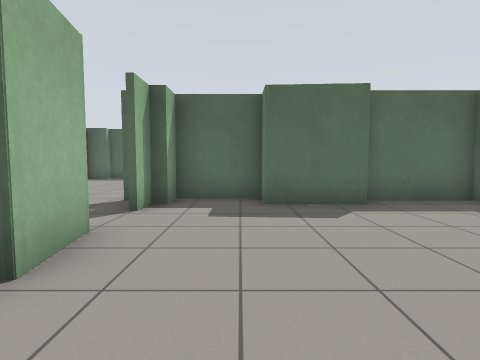
View 1 (above)

20 first-person views from a walk through a robot-simulator world made for Gazebo. The camera is 0.94 m above the floor, tilts 4° down and sees 80° across. The floor is counted in squares, 1 m on a side. Each view is taken from the middle of a square. On the plan, view 1 faces up. The plan holds only what a view shows up to about 11 squares ahead; the rest is blank. The place goes on beyond the plan. Gazebo's built-in surfaces are drawn with simple patterns.

View 2
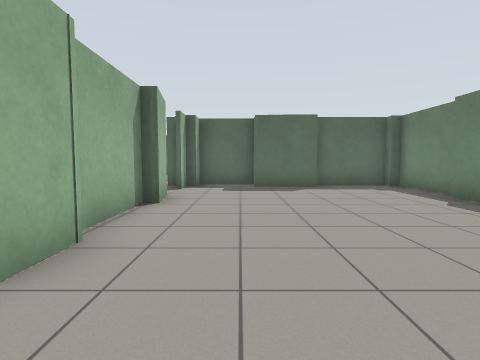

View 3
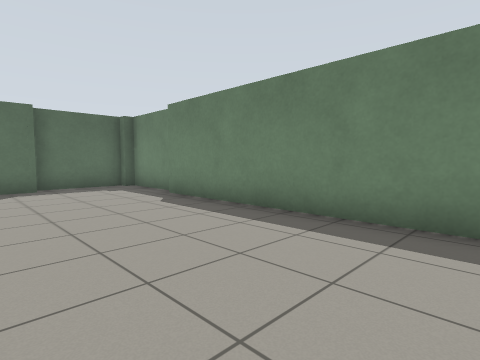

View 4
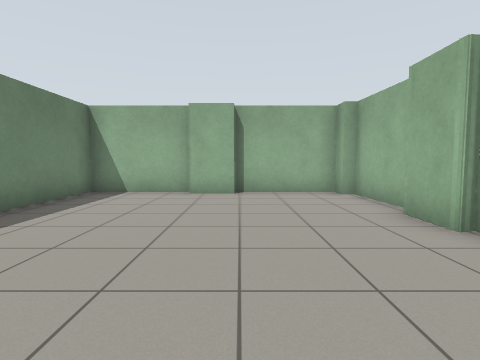

View 5
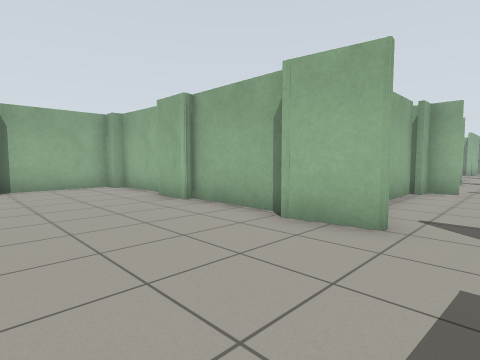

View 6
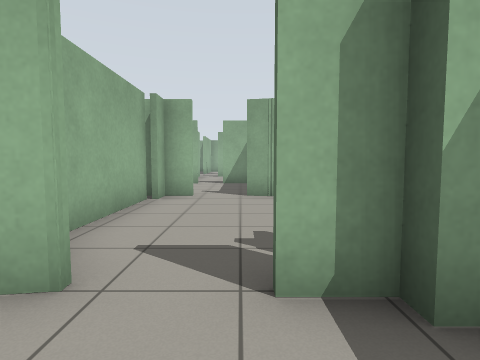

View 7
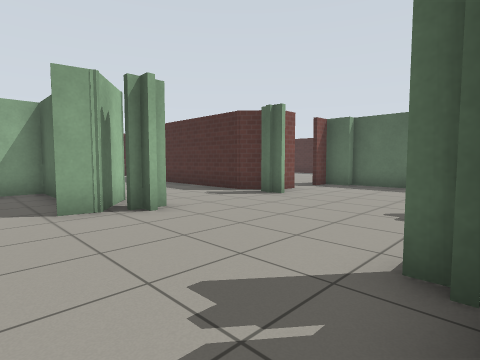

View 8
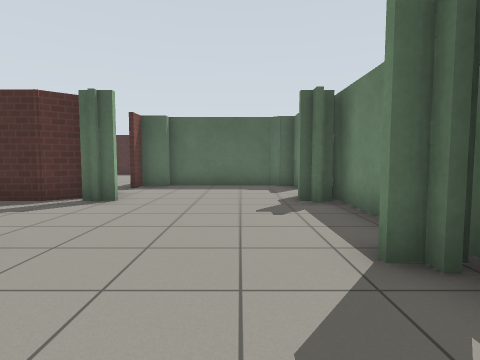

View 9
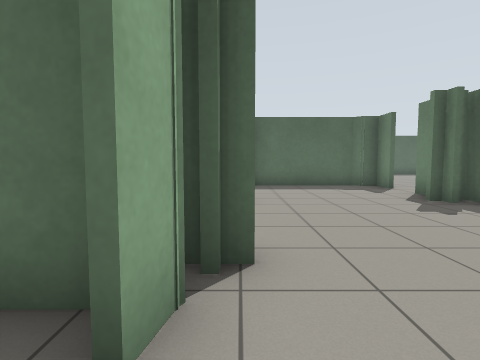

View 10
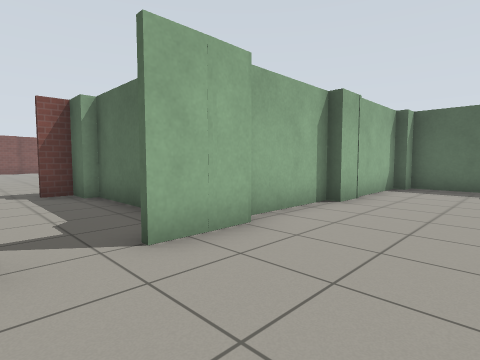

View 11
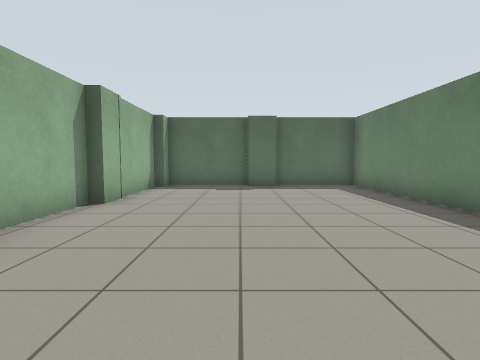

View 12
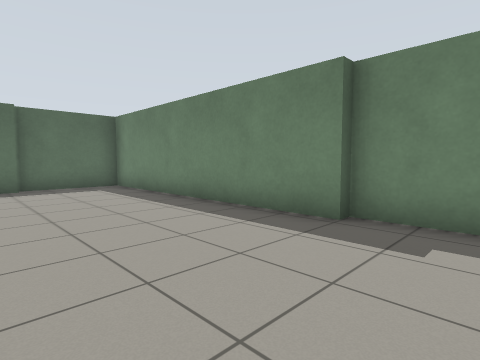

View 13
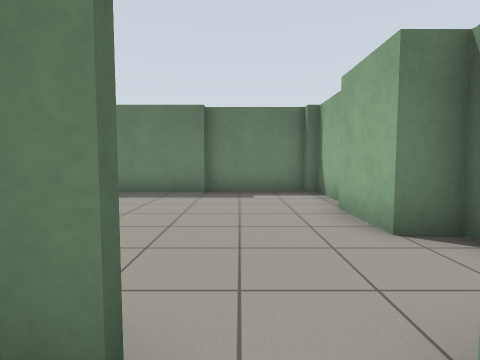

View 14
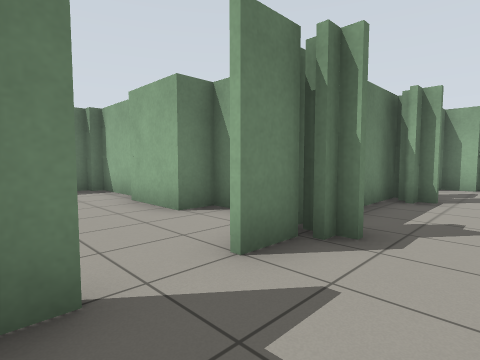

View 15
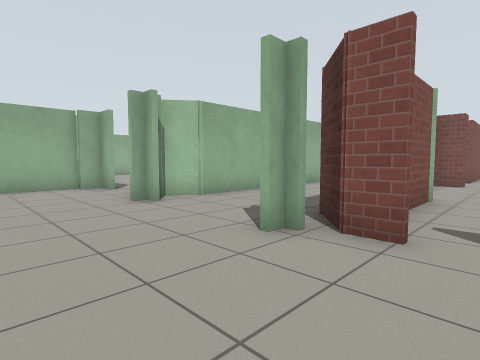

View 16
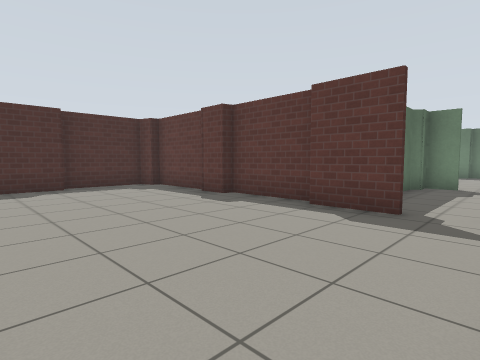

View 17
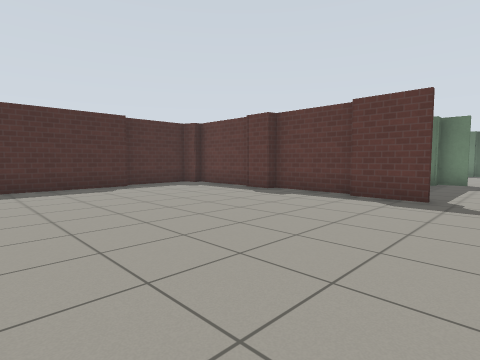

View 18
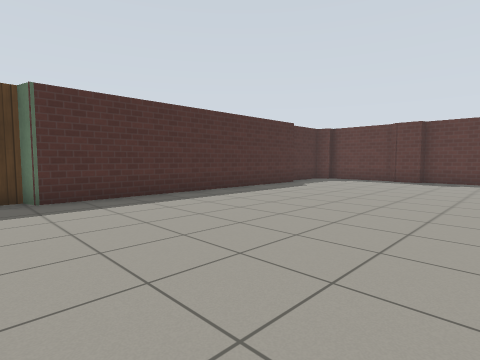

View 19
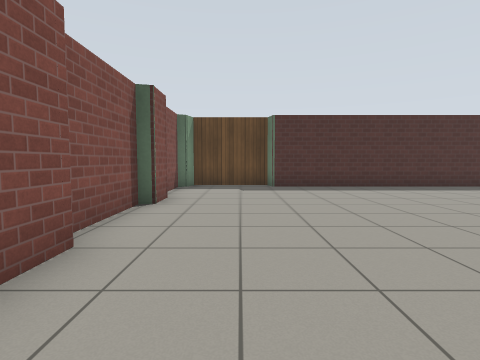

View 20
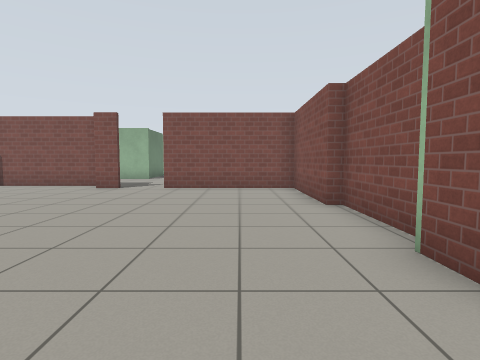

### Floor plan
Key: @ floor where view 1 was taken; # wall or solid block; . floor.
Columns run from 23 left of view 1 to 6 right of it. Each row starts with its distance up from view 1.
 23 ####        ####     ########
 22 #..##########..##    #..##..#
 21 #...............#    #......#
 20 #...............#    #......#
 19 #..............##    #......#
 18 #..............##    #......#
 17 #...............#    #......#
 16 #...............#    #......#
 15 #..............#######......#
 14 #..............##....#......##
 13 #............................#
 12 #..............#.....#.......#
 11 #####..#...######....#..######
 10      ..#####.........####
  9             .........#
  8             .........#
  7             #####....#### ###
  6            #####.....#..###.##
  5            # . #.............#
  4            # ................#
  3            #   #######......##
  2                 #    #......#
  1                      #......#
  0                      #.@....#
 -1                      #......#
 -2                      #......#
 -3                      #......#
 -4                      #......#
 -5                      ########

Where each view was taken, in squares from view 1:
view 1: 0 up, 0 right, facing up
view 2: 4 down, 0 right, facing up
view 3: 4 down, 1 right, facing up-right
view 4: 3 up, 1 right, facing down
view 5: 5 up, 2 right, facing down-left
view 6: 5 up, 0 right, facing left
view 7: 4 up, 2 left, facing up-left
view 8: 4 up, 4 left, facing up
view 9: 4 up, 7 left, facing up
view 10: 12 up, 1 right, facing up-left
view 11: 12 up, 1 right, facing up
view 12: 12 up, 1 right, facing up-right
view 13: 13 up, 3 left, facing right
view 14: 14 up, 4 left, facing down-right
view 15: 13 up, 4 left, facing down-left
view 16: 12 up, 13 left, facing up-right
view 17: 12 up, 15 left, facing up-right
view 18: 15 up, 21 left, facing up-right
view 19: 12 up, 21 left, facing up
view 20: 21 up, 21 left, facing down
